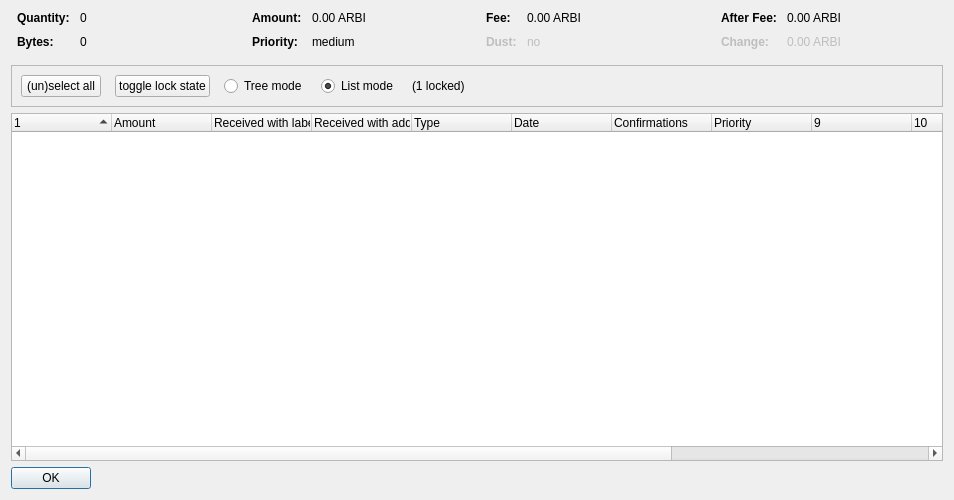
<?xml version="1.0" encoding="UTF-8"?>
<ui version="4.0">
 <class>CoinControlDialog</class>
 <widget class="QDialog" name="CoinControlDialog">
  <property name="geometry">
   <rect>
    <x>0</x>
    <y>0</y>
    <width>954</width>
    <height>500</height>
   </rect>
  </property>
  <property name="windowTitle">
   <string>Coin Selection</string>
  </property>
  <layout class="QVBoxLayout" name="verticalLayout">
   <item>
    <layout class="QHBoxLayout" name="horizontalLayoutTop" stretch="0,0,0,0">
     <property name="topMargin">
      <number>0</number>
     </property>
     <property name="bottomMargin">
      <number>10</number>
     </property>
     <item>
      <layout class="QFormLayout" name="formLayoutCoinControl1">
       <property name="horizontalSpacing">
        <number>10</number>
       </property>
       <property name="verticalSpacing">
        <number>10</number>
       </property>
       <property name="leftMargin">
        <number>6</number>
       </property>
       <property name="rightMargin">
        <number>6</number>
       </property>
       <item row="0" column="0">
        <widget class="QLabel" name="labelCoinControlQuantityText">
         <property name="font">
          <font>
           <weight>75</weight>
           <bold>true</bold>
          </font>
         </property>
         <property name="text">
          <string>Quantity:</string>
         </property>
        </widget>
       </item>
       <item row="0" column="1">
        <widget class="QLabel" name="labelCoinControlQuantity">
         <property name="cursor">
          <cursorShape>IBeamCursor</cursorShape>
         </property>
         <property name="contextMenuPolicy">
          <enum>Qt::ActionsContextMenu</enum>
         </property>
         <property name="text">
          <string notr="true">0</string>
         </property>
         <property name="textInteractionFlags">
          <set>Qt::LinksAccessibleByMouse|Qt::TextSelectableByKeyboard|Qt::TextSelectableByMouse</set>
         </property>
        </widget>
       </item>
       <item row="1" column="0">
        <widget class="QLabel" name="labelCoinControlBytesText">
         <property name="font">
          <font>
           <weight>75</weight>
           <bold>true</bold>
          </font>
         </property>
         <property name="text">
          <string>Bytes:</string>
         </property>
        </widget>
       </item>
       <item row="1" column="1">
        <widget class="QLabel" name="labelCoinControlBytes">
         <property name="cursor">
          <cursorShape>IBeamCursor</cursorShape>
         </property>
         <property name="contextMenuPolicy">
          <enum>Qt::ActionsContextMenu</enum>
         </property>
         <property name="text">
          <string notr="true">0</string>
         </property>
         <property name="textInteractionFlags">
          <set>Qt::LinksAccessibleByMouse|Qt::TextSelectableByKeyboard|Qt::TextSelectableByMouse</set>
         </property>
        </widget>
       </item>
      </layout>
     </item>
     <item>
      <layout class="QFormLayout" name="formLayoutCoinControl2">
       <property name="horizontalSpacing">
        <number>10</number>
       </property>
       <property name="verticalSpacing">
        <number>10</number>
       </property>
       <property name="leftMargin">
        <number>6</number>
       </property>
       <property name="rightMargin">
        <number>6</number>
       </property>
       <item row="0" column="0">
        <widget class="QLabel" name="labelCoinControlAmountText">
         <property name="font">
          <font>
           <weight>75</weight>
           <bold>true</bold>
          </font>
         </property>
         <property name="text">
          <string>Amount:</string>
         </property>
        </widget>
       </item>
       <item row="0" column="1">
        <widget class="QLabel" name="labelCoinControlAmount">
         <property name="cursor">
          <cursorShape>IBeamCursor</cursorShape>
         </property>
         <property name="contextMenuPolicy">
          <enum>Qt::ActionsContextMenu</enum>
         </property>
         <property name="text">
          <string notr="true">0.00 ARBI</string>
         </property>
         <property name="textInteractionFlags">
          <set>Qt::LinksAccessibleByMouse|Qt::TextSelectableByKeyboard|Qt::TextSelectableByMouse</set>
         </property>
        </widget>
       </item>
       <item row="1" column="0">
        <widget class="QLabel" name="labelCoinControlPriorityText">
         <property name="font">
          <font>
           <weight>75</weight>
           <bold>true</bold>
          </font>
         </property>
         <property name="text">
          <string>Priority:</string>
         </property>
        </widget>
       </item>
       <item row="1" column="1">
        <widget class="QLabel" name="labelCoinControlPriority">
         <property name="cursor">
          <cursorShape>IBeamCursor</cursorShape>
         </property>
         <property name="contextMenuPolicy">
          <enum>Qt::ActionsContextMenu</enum>
         </property>
         <property name="text">
          <string>medium</string>
         </property>
         <property name="textInteractionFlags">
          <set>Qt::LinksAccessibleByMouse|Qt::TextSelectableByKeyboard|Qt::TextSelectableByMouse</set>
         </property>
        </widget>
       </item>
      </layout>
     </item>
     <item>
      <layout class="QFormLayout" name="formLayoutCoinControl3">
       <property name="horizontalSpacing">
        <number>10</number>
       </property>
       <property name="verticalSpacing">
        <number>10</number>
       </property>
       <property name="leftMargin">
        <number>6</number>
       </property>
       <property name="rightMargin">
        <number>6</number>
       </property>
       <item row="0" column="0">
        <widget class="QLabel" name="labelCoinControlFeeText">
         <property name="font">
          <font>
           <weight>75</weight>
           <bold>true</bold>
          </font>
         </property>
         <property name="text">
          <string>Fee:</string>
         </property>
        </widget>
       </item>
       <item row="0" column="1">
        <widget class="QLabel" name="labelCoinControlFee">
         <property name="cursor">
          <cursorShape>IBeamCursor</cursorShape>
         </property>
         <property name="contextMenuPolicy">
          <enum>Qt::ActionsContextMenu</enum>
         </property>
         <property name="text">
          <string notr="true">0.00 ARBI</string>
         </property>
         <property name="textInteractionFlags">
          <set>Qt::LinksAccessibleByMouse|Qt::TextSelectableByKeyboard|Qt::TextSelectableByMouse</set>
         </property>
        </widget>
       </item>
       <item row="1" column="0">
        <widget class="QLabel" name="labelCoinControlLowOutputText">
         <property name="enabled">
          <bool>false</bool>
         </property>
         <property name="font">
          <font>
           <weight>75</weight>
           <bold>true</bold>
          </font>
         </property>
         <property name="text">
          <string>Dust:</string>
         </property>
        </widget>
       </item>
       <item row="1" column="1">
        <widget class="QLabel" name="labelCoinControlLowOutput">
         <property name="enabled">
          <bool>false</bool>
         </property>
         <property name="cursor">
          <cursorShape>IBeamCursor</cursorShape>
         </property>
         <property name="contextMenuPolicy">
          <enum>Qt::ActionsContextMenu</enum>
         </property>
         <property name="text">
          <string>no</string>
         </property>
         <property name="textInteractionFlags">
          <set>Qt::LinksAccessibleByMouse|Qt::TextSelectableByKeyboard|Qt::TextSelectableByMouse</set>
         </property>
        </widget>
       </item>
      </layout>
     </item>
     <item>
      <layout class="QFormLayout" name="formLayoutCoinControl4">
       <property name="horizontalSpacing">
        <number>10</number>
       </property>
       <property name="verticalSpacing">
        <number>10</number>
       </property>
       <property name="leftMargin">
        <number>6</number>
       </property>
       <property name="rightMargin">
        <number>6</number>
       </property>
       <item row="0" column="0">
        <widget class="QLabel" name="labelCoinControlAfterFeeText">
         <property name="font">
          <font>
           <weight>75</weight>
           <bold>true</bold>
          </font>
         </property>
         <property name="text">
          <string>After Fee:</string>
         </property>
        </widget>
       </item>
       <item row="0" column="1">
        <widget class="QLabel" name="labelCoinControlAfterFee">
         <property name="cursor">
          <cursorShape>IBeamCursor</cursorShape>
         </property>
         <property name="contextMenuPolicy">
          <enum>Qt::ActionsContextMenu</enum>
         </property>
         <property name="text">
          <string notr="true">0.00 ARBI</string>
         </property>
         <property name="textInteractionFlags">
          <set>Qt::LinksAccessibleByMouse|Qt::TextSelectableByKeyboard|Qt::TextSelectableByMouse</set>
         </property>
        </widget>
       </item>
       <item row="1" column="0">
        <widget class="QLabel" name="labelCoinControlChangeText">
         <property name="enabled">
          <bool>false</bool>
         </property>
         <property name="font">
          <font>
           <weight>75</weight>
           <bold>true</bold>
          </font>
         </property>
         <property name="text">
          <string>Change:</string>
         </property>
        </widget>
       </item>
       <item row="1" column="1">
        <widget class="QLabel" name="labelCoinControlChange">
         <property name="enabled">
          <bool>false</bool>
         </property>
         <property name="cursor">
          <cursorShape>IBeamCursor</cursorShape>
         </property>
         <property name="contextMenuPolicy">
          <enum>Qt::ActionsContextMenu</enum>
         </property>
         <property name="text">
          <string notr="true">0.00 ARBI</string>
         </property>
         <property name="textInteractionFlags">
          <set>Qt::LinksAccessibleByMouse|Qt::TextSelectableByKeyboard|Qt::TextSelectableByMouse</set>
         </property>
        </widget>
       </item>
      </layout>
     </item>
    </layout>
   </item>
   <item>
    <widget class="QFrame" name="frame">
     <property name="minimumSize">
      <size>
       <width>0</width>
       <height>40</height>
      </size>
     </property>
     <property name="frameShape">
      <enum>QFrame::StyledPanel</enum>
     </property>
     <property name="frameShadow">
      <enum>QFrame::Sunken</enum>
     </property>
     <layout class="QHBoxLayout" name="horizontalLayout">
      <item>
       <layout class="QHBoxLayout" name="horizontalLayoutPanel" stretch="0,0,0,0,0,0">
        <property name="spacing">
         <number>14</number>
        </property>
        <item>
         <widget class="QPushButton" name="pushButtonSelectAll">
          <property name="sizePolicy">
           <sizepolicy hsizetype="Maximum" vsizetype="Fixed">
            <horstretch>0</horstretch>
            <verstretch>0</verstretch>
           </sizepolicy>
          </property>
          <property name="text">
           <string>(un)select all</string>
          </property>
          <property name="autoDefault">
           <bool>false</bool>
          </property>
         </widget>
        </item>
        <item>
         <widget class="QPushButton" name="pushButtonToggleLock">
          <property name="sizePolicy">
           <sizepolicy hsizetype="Maximum" vsizetype="Fixed">
            <horstretch>0</horstretch>
            <verstretch>0</verstretch>
           </sizepolicy>
          </property>
          <property name="text">
           <string>toggle lock state</string>
          </property>
          <property name="autoDefault">
           <bool>false</bool>
          </property>
         </widget>
        </item>
        <item>
         <widget class="QRadioButton" name="radioTreeMode">
          <property name="sizePolicy">
           <sizepolicy hsizetype="Maximum" vsizetype="Fixed">
            <horstretch>0</horstretch>
            <verstretch>0</verstretch>
           </sizepolicy>
          </property>
          <property name="text">
           <string>Tree mode</string>
          </property>
         </widget>
        </item>
        <item>
         <widget class="QRadioButton" name="radioListMode">
          <property name="sizePolicy">
           <sizepolicy hsizetype="Maximum" vsizetype="Fixed">
            <horstretch>0</horstretch>
            <verstretch>0</verstretch>
           </sizepolicy>
          </property>
          <property name="text">
           <string>List mode</string>
          </property>
          <property name="checked">
           <bool>true</bool>
          </property>
         </widget>
        </item>
        <item>
         <widget class="QLabel" name="labelLocked">
          <property name="text">
           <string>(1 locked)</string>
          </property>
         </widget>
        </item>
        <item>
         <spacer name="horizontalSpacer">
          <property name="orientation">
           <enum>Qt::Horizontal</enum>
          </property>
          <property name="sizeHint" stdset="0">
           <size>
            <width>40</width>
            <height>20</height>
           </size>
          </property>
         </spacer>
        </item>
       </layout>
      </item>
     </layout>
    </widget>
   </item>
   <item>
    <widget class="CoinControlTreeWidget" name="treeWidget">
     <property name="contextMenuPolicy">
      <enum>Qt::CustomContextMenu</enum>
     </property>
     <property name="sortingEnabled">
      <bool>false</bool>
     </property>
     <property name="columnCount">
      <number>13</number>
     </property>
     <attribute name="headerShowSortIndicator" stdset="0">
      <bool>true</bool>
     </attribute>
     <attribute name="headerStretchLastSection">
      <bool>false</bool>
     </attribute>
     <column>
      <property name="text">
       <string/>
      </property>
     </column>
     <column>
      <property name="text">
       <string>Amount</string>
      </property>
     </column>
     <column>
      <property name="text">
       <string>Received with label</string>
      </property>
     </column>
     <column>
      <property name="text">
       <string>Received with address</string>
      </property>
     </column>
     <column>
      <property name="text">
	<string>Type</string>
      </property>
     </column>
     <column>
      <property name="text">	 
       <string>Date</string>
      </property>
     </column>
     <column>
      <property name="text">
       <string>Confirmations</string>
      </property>
      <property name="toolTip">
       <string>Confirmed</string>
      </property>
     </column>
     <column>
      <property name="text">
       <string>Priority</string>
      </property>
     </column>
     <column>
      <property name="text">
       <string/>
      </property>
     </column>
     <column>
      <property name="text">
       <string/>
      </property>
     </column>
     <column>
      <property name="text">
       <string/>
      </property>
     </column>
     <column>
      <property name="text">
       <string/>
      </property>
     </column>
     <column>
      <property name="text">
       <string/>
      </property>
     </column>
    </widget>
   </item>
   <item>
    <widget class="QDialogButtonBox" name="buttonBox">
     <property name="sizePolicy">
      <sizepolicy hsizetype="Maximum" vsizetype="Fixed">
       <horstretch>0</horstretch>
       <verstretch>0</verstretch>
      </sizepolicy>
     </property>
     <property name="orientation">
      <enum>Qt::Horizontal</enum>
     </property>
     <property name="standardButtons">
      <set>QDialogButtonBox::Ok</set>
     </property>
    </widget>
   </item>
  </layout>
 </widget>
 <customwidgets>
  <customwidget>
   <class>CoinControlTreeWidget</class>
   <extends>QTreeWidget</extends>
   <header>coincontroltreewidget.h</header>
  </customwidget>
 </customwidgets>
 <resources/>
 <connections/>
</ui>
